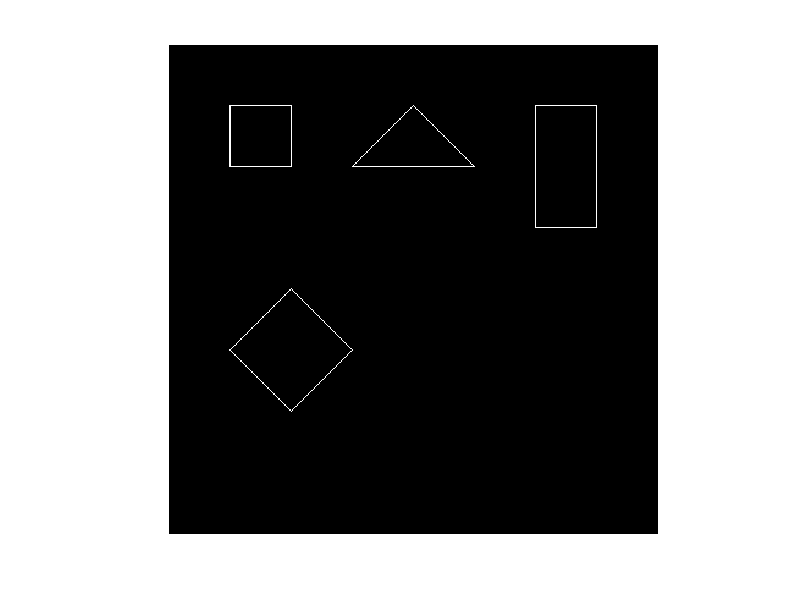

MATLAB code to generate this figure:
clc;close all;clear;
polyline=0;
img=zeros(400,'uint8');
dd=[polyline,50,50,100,50,100,100,50,100,50,50,... %spure
    polyline,50,200,100,250,100,150,50,200,...   %triangle
    polyline,50,300,50,350,150,350,150,300,50,300,... %rectangle
    polyline,200,100,250,150,300,100,250,50,200,100]; %Diamond
l=length(dd)-2;k=1;
while (k < l)
    if (dd(k)==0) k=k+1; end
    if (dd(k+2)==0) k=k+3; end
    
    x0=dd(k);y0=dd(k+1);x1=dd(k+2);y1=dd(k+3);
    if( x0 == x1 ) img(x0,y0:y1); end %Draw vertical line
    %Simplified Bresenham algorithm
    dx = abs(x1-x0);
    dy = abs(y1-y0);
 
    if(x0 < x1) sx = 1;else sx = -1; end
    if(y0 < y1) sy = 1;else sy = -1; end
 
    err = dx - dy;
    x= x0;y = y0;
 
    while(true)
        img(x,y)=255; %setPixel
        if( x == x1 )&&( y == y1) break; end
        e2 = 2*err;
        if( e2 > -dy ) err = err - dy; x = x + sx; end
        if( e2 <  dx ) err = err + dx; y = y + sy; end
    end 
    k=k+2;
end
imshow(img);